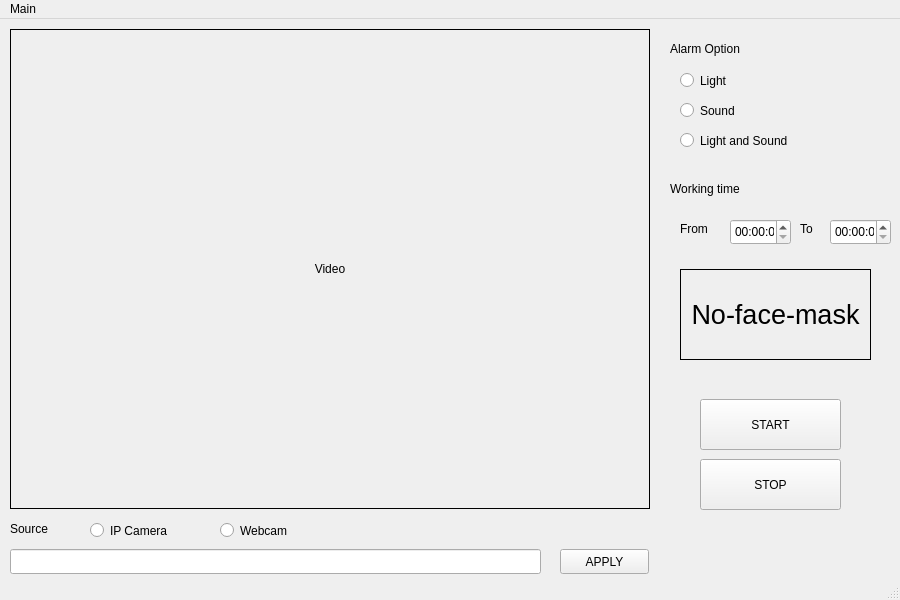
<?xml version="1.0" encoding="UTF-8"?>
<ui version="4.0">
 <class>MainWindow</class>
 <widget class="QMainWindow" name="MainWindow">
  <property name="geometry">
   <rect>
    <x>0</x>
    <y>0</y>
    <width>900</width>
    <height>600</height>
   </rect>
  </property>
  <property name="windowTitle">
   <string>MainWindow</string>
  </property>
  <widget class="QWidget" name="centralwidget">
   <widget class="QPushButton" name="startbutton">
    <property name="geometry">
     <rect>
      <x>700</x>
      <y>380</y>
      <width>141</width>
      <height>51</height>
     </rect>
    </property>
    <property name="text">
     <string>START</string>
    </property>
   </widget>
   <widget class="QPushButton" name="stopbutton">
    <property name="geometry">
     <rect>
      <x>700</x>
      <y>440</y>
      <width>141</width>
      <height>51</height>
     </rect>
    </property>
    <property name="text">
     <string>STOP</string>
    </property>
   </widget>
   <widget class="QLabel" name="status_start_button">
    <property name="geometry">
     <rect>
      <x>670</x>
      <y>160</y>
      <width>181</width>
      <height>20</height>
     </rect>
    </property>
    <property name="text">
     <string>Working time</string>
    </property>
   </widget>
   <widget class="QLabel" name="alarm_option_label">
    <property name="geometry">
     <rect>
      <x>670</x>
      <y>20</y>
      <width>201</width>
      <height>20</height>
     </rect>
    </property>
    <property name="text">
     <string>Alarm Option</string>
    </property>
   </widget>
   <widget class="QLineEdit" name="input1">
    <property name="geometry">
     <rect>
      <x>10</x>
      <y>530</y>
      <width>531</width>
      <height>25</height>
     </rect>
    </property>
   </widget>
   <widget class="QLabel" name="label">
    <property name="geometry">
     <rect>
      <x>10</x>
      <y>10</y>
      <width>640</width>
      <height>480</height>
     </rect>
    </property>
    <property name="layoutDirection">
     <enum>Qt::LeftToRight</enum>
    </property>
    <property name="frameShape">
     <enum>QFrame::Box</enum>
    </property>
    <property name="text">
     <string>Video</string>
    </property>
    <property name="alignment">
     <set>Qt::AlignCenter</set>
    </property>
   </widget>
   <widget class="QRadioButton" name="radioButton">
    <property name="geometry">
     <rect>
      <x>680</x>
      <y>50</y>
      <width>112</width>
      <height>23</height>
     </rect>
    </property>
    <property name="text">
     <string>Light</string>
    </property>
   </widget>
   <widget class="QRadioButton" name="radioButton_2">
    <property name="geometry">
     <rect>
      <x>680</x>
      <y>80</y>
      <width>112</width>
      <height>23</height>
     </rect>
    </property>
    <property name="text">
     <string>Sound</string>
    </property>
   </widget>
   <widget class="QRadioButton" name="radioButton_3">
    <property name="geometry">
     <rect>
      <x>680</x>
      <y>110</y>
      <width>151</width>
      <height>23</height>
     </rect>
    </property>
    <property name="text">
     <string>Light and Sound</string>
    </property>
   </widget>
   <widget class="QTimeEdit" name="timeEdit">
    <property name="geometry">
     <rect>
      <x>730</x>
      <y>200</y>
      <width>61</width>
      <height>26</height>
     </rect>
    </property>
   </widget>
   <widget class="QTimeEdit" name="timeEdit_2">
    <property name="geometry">
     <rect>
      <x>830</x>
      <y>200</y>
      <width>61</width>
      <height>26</height>
     </rect>
    </property>
   </widget>
   <widget class="QLabel" name="status_start_button_2">
    <property name="geometry">
     <rect>
      <x>680</x>
      <y>200</y>
      <width>41</width>
      <height>20</height>
     </rect>
    </property>
    <property name="text">
     <string>From</string>
    </property>
   </widget>
   <widget class="QLabel" name="status_start_button_3">
    <property name="geometry">
     <rect>
      <x>800</x>
      <y>200</y>
      <width>41</width>
      <height>20</height>
     </rect>
    </property>
    <property name="text">
     <string>To</string>
    </property>
   </widget>
   <widget class="QPushButton" name="startbutton_2">
    <property name="geometry">
     <rect>
      <x>560</x>
      <y>530</y>
      <width>89</width>
      <height>25</height>
     </rect>
    </property>
    <property name="text">
     <string>APPLY</string>
    </property>
   </widget>
   <widget class="QLabel" name="status_start_button_4">
    <property name="geometry">
     <rect>
      <x>10</x>
      <y>500</y>
      <width>51</width>
      <height>20</height>
     </rect>
    </property>
    <property name="text">
     <string>Source</string>
    </property>
   </widget>
   <widget class="QRadioButton" name="radioButton_4">
    <property name="geometry">
     <rect>
      <x>90</x>
      <y>500</y>
      <width>112</width>
      <height>23</height>
     </rect>
    </property>
    <property name="text">
     <string>IP Camera</string>
    </property>
   </widget>
   <widget class="QRadioButton" name="radioButton_5">
    <property name="geometry">
     <rect>
      <x>220</x>
      <y>500</y>
      <width>112</width>
      <height>23</height>
     </rect>
    </property>
    <property name="text">
     <string>Webcam</string>
    </property>
   </widget>
   <widget class="QLabel" name="label_2">
    <property name="geometry">
     <rect>
      <x>680</x>
      <y>250</y>
      <width>191</width>
      <height>91</height>
     </rect>
    </property>
    <property name="font">
     <font>
      <pointsize>20</pointsize>
     </font>
    </property>
    <property name="frameShape">
     <enum>QFrame::Panel</enum>
    </property>
    <property name="text">
     <string>No-face-mask</string>
    </property>
    <property name="alignment">
     <set>Qt::AlignCenter</set>
    </property>
   </widget>
  </widget>
  <widget class="QMenuBar" name="menubar">
   <property name="geometry">
    <rect>
     <x>0</x>
     <y>0</y>
     <width>900</width>
     <height>22</height>
    </rect>
   </property>
   <widget class="QMenu" name="menuMain">
    <property name="title">
     <string>Main</string>
    </property>
    <addaction name="actionExport_Data"/>
   </widget>
   <addaction name="menuMain"/>
  </widget>
  <widget class="QStatusBar" name="statusbar"/>
  <action name="actionCamera">
   <property name="text">
    <string>Camera</string>
   </property>
  </action>
  <action name="actionWebcam">
   <property name="text">
    <string>Webcam</string>
   </property>
  </action>
  <action name="actionExport_data">
   <property name="text">
    <string>Export data</string>
   </property>
  </action>
  <action name="actionLight">
   <property name="text">
    <string>Light</string>
   </property>
  </action>
  <action name="actionSound">
   <property name="text">
    <string>Sound</string>
   </property>
  </action>
  <action name="actionExport_Data">
   <property name="text">
    <string>Export Data</string>
   </property>
  </action>
 </widget>
 <resources/>
 <connections/>
</ui>
